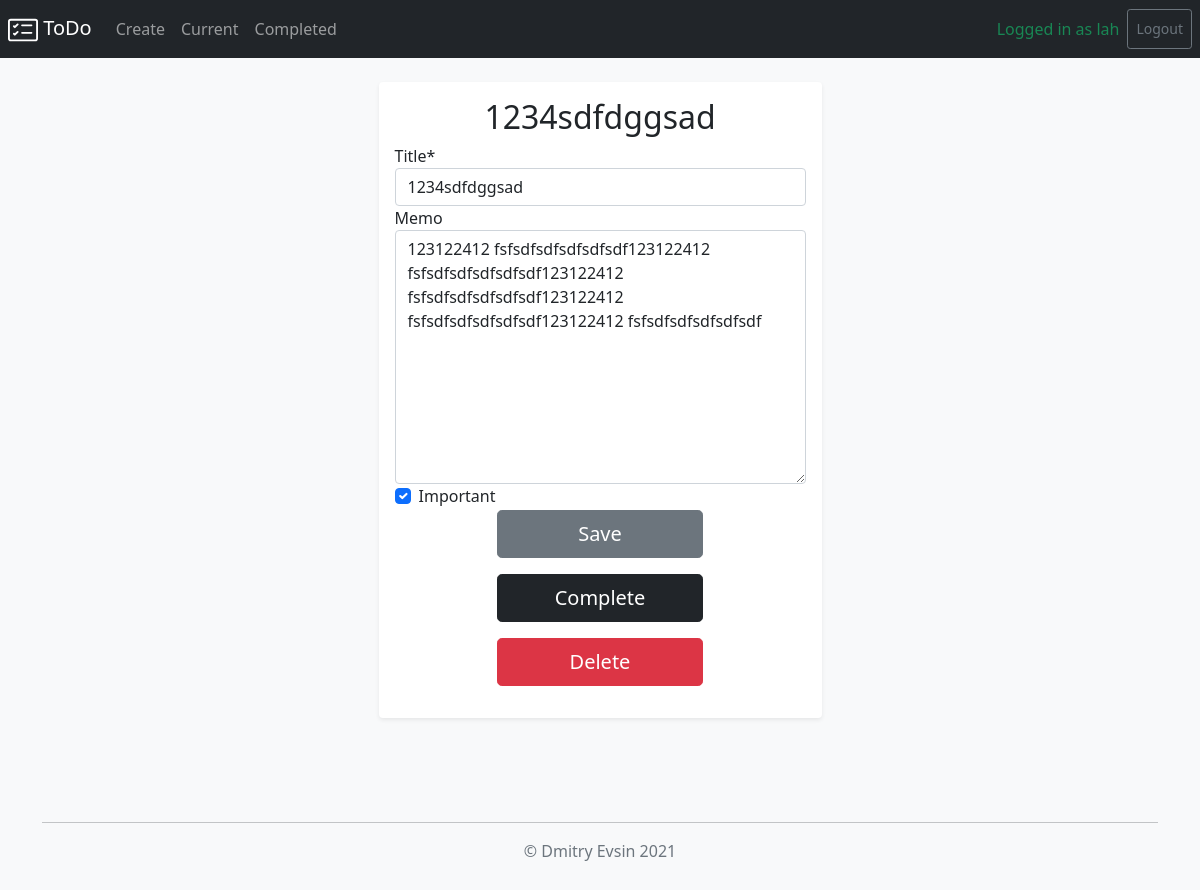
The page /todo/15 (signed in) on the database its author committed.
### todo/models.py (models this page shows, shortened)
class TodoTask(models.Model):
    title = models.CharField(max_length = 100)
    memo = models.TextField(blank = True)
    date_of_creation = models.DateTimeField(auto_now_add = True)
    date_of_completed = models.DateTimeField(null = True, blank=True)
    important = models.BooleanField(default = False)
    user = models.ForeignKey(User, on_delete = models.CASCADE)

### todo/views.py (the view, shortened to what this page needs)
# urls.py: path('todo/<int:todo_pk>', views.viewtodo, name='viewtodo'),
@login_required
def viewtodo(request, todo_pk):
    todo = get_object_or_404(TodoTask, pk = todo_pk, user=request.user)
    if request.method == 'GET':
        form = TodoForm(instance=todo)
        return render(request, 'todo/viewtodo.html', {'todo':todo, 'form':form})

### todo/forms.py
class TodoForm(ModelForm):
    class Meta:
        model = TodoTask
        fields = ['title', 'memo', 'important']

### todo/templates/todo/viewtodo.html (shortened to what this page needs)
{%  extends 'todo/base.html'  %}
{% load crispy_forms_tags %}
{%  block content  %}
<div class="container d-md-flex flex-md-equal w-100 justify-content-md-center mt-4">
  <div class="shadow-sm p-3 mb-5 bg-white rounded">
    <h2 class="text-center">{{ todo.title }}</h2>
    <form method="POST">
      {{ form|crispy }}
      <div class="d-grid gap-2 col-6 mx-auto">
        <button class="btn btn-secondary btn-lg" type="submit" name="button">Save</button>
      </div>
    </form>
    <form method="POST" action="{% url 'completetodo' todo.id %}">
      <div class="d-grid gap-2 col-6 mx-auto">
        <button class="btn btn-dark btn-lg" type="submit" name="button">Complete</button>
      </div>
    </form>
    <form method="POST" action="{% url 'deletetodo' todo.id %}">
      <div class="d-grid gap-2 col-6 mx-auto">
        <button class="btn btn-danger btn-lg" type="submit" name="button">Delete</button>
      </div>
    </form>
  </div>
</div>
{%  endblock  %}

### todo/templates/todo/base.html (shortened to what this page needs)
<head>
  {% load static %}
<body class="bg-light">
  <header class="site-header sticky-top">
    <nav class="navbar navbar-main navbar-expand-sm navbar-dark bg-dark">
      <a class="navbar-brand ms-2" href="{% url 'home' %}">
        ToDo
      </a>
      <div class="navbar-collapse" id="navbarNav">
{%  if user.is_authenticated  %}
<ul class="navbar-nav me-auto">
  <li class="nav-item">
    <a class="nav-link" href="{% url 'createtodo' %}">Create</a>
  </li>
  <li class="nav-item">
    <a class="nav-link" href="{% url 'currenttodo' %}">Current</a>
  </li>
  <li class="nav-item">
    <a class="nav-link" href="{% url 'completedtodos' %}">Completed</a>
  </li>
</ul>
<ul class="navbar-nav ms-auto">
  <li class="navbar-text text-success">
    Logged in as {{  user.username  }}
  </li>
<form class="d-flex mb-0 ps-2 me-2" action="{% url 'logoutuser' %}" method="post">
  <button class="btn btn-sm btn-outline-secondary" type="submit">Logout</button>
</form>
</ul>
{%  endif  %}
    </div>
  </nav>
</header>
{%  block content  %}{%  endblock  %}
</body>
<div class="container sticky-bottom">
  <footer class="py-3 my-4">
    <hr>
    <div class="nav justify-content-center pb-3 mb-3">
      <p class="text-center text-muted">© Dmitry Evsin 2021 </p>
    </div>
  </footer>
</div>
<link href="https://cdn.jsdelivr.net/npm/bootstrap@5.1.3/dist/css/bootstrap.min.css" rel="stylesheet">

### rows shown on the page
TodoTask: title "1234sdfdggsad", memo "123122412 fsfsdfsdfsdfsdfsdf123122412 fsfsdfsdfsdfsdfsdf123122412 fsfsdfsdfsdfsdfsdf123122412 fsfsdfsdfsdfsdfsdf123122412 fsfsdfsdfsdfsdfsdf", important "☑"

### other values the page prints
{{ user.username }} "lah"
